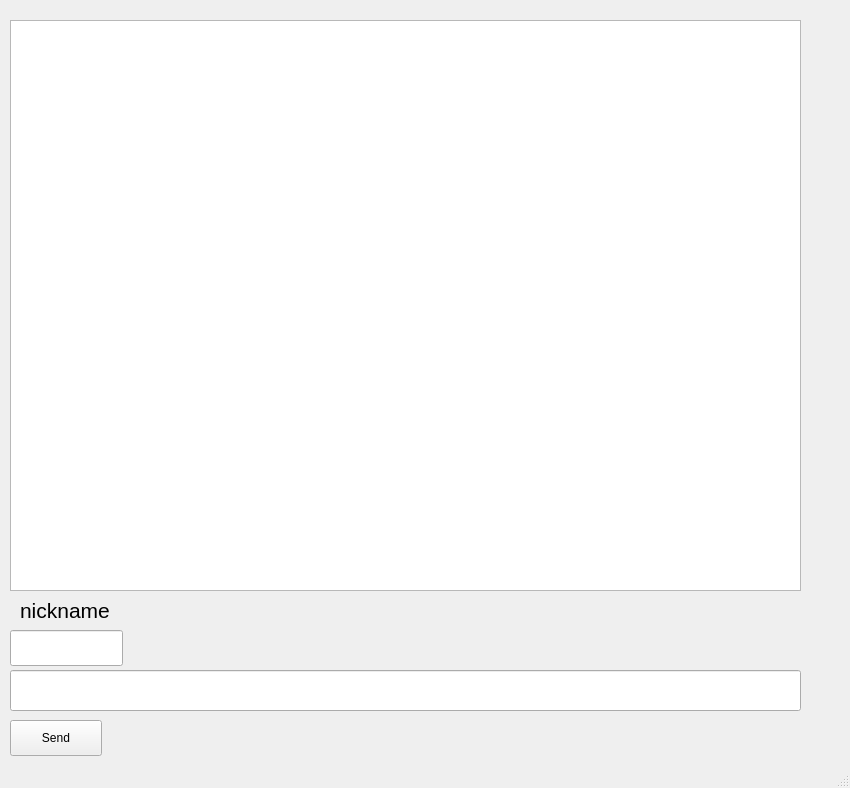
<?xml version="1.0" encoding="UTF-8"?>
<ui version="4.0">
 <class>MainWindow</class>
 <widget class="QMainWindow" name="MainWindow">
  <property name="geometry">
   <rect>
    <x>0</x>
    <y>0</y>
    <width>850</width>
    <height>788</height>
   </rect>
  </property>
  <property name="windowTitle">
   <string>ChatRoom</string>
  </property>
  <widget class="QWidget" name="centralwidget">
   <widget class="QLabel" name="namelabel">
    <property name="geometry">
     <rect>
      <x>20</x>
      <y>600</y>
      <width>91</width>
      <height>21</height>
     </rect>
    </property>
    <property name="font">
     <font>
      <pointsize>16</pointsize>
     </font>
    </property>
    <property name="text">
     <string>nickname</string>
    </property>
   </widget>
   <widget class="QPushButton" name="sendbutton">
    <property name="geometry">
     <rect>
      <x>10</x>
      <y>720</y>
      <width>92</width>
      <height>36</height>
     </rect>
    </property>
    <property name="text">
     <string>Send</string>
    </property>
   </widget>
   <widget class="QLineEdit" name="namejar">
    <property name="geometry">
     <rect>
      <x>10</x>
      <y>630</y>
      <width>113</width>
      <height>36</height>
     </rect>
    </property>
   </widget>
   <widget class="QLineEdit" name="msgjar">
    <property name="geometry">
     <rect>
      <x>10</x>
      <y>670</y>
      <width>791</width>
      <height>41</height>
     </rect>
    </property>
   </widget>
   <widget class="QListView" name="msglist">
    <property name="geometry">
     <rect>
      <x>10</x>
      <y>20</y>
      <width>791</width>
      <height>571</height>
     </rect>
    </property>
   </widget>
  </widget>
  <widget class="QStatusBar" name="statusbar"/>
 </widget>
 <resources/>
 <connections/>
</ui>
